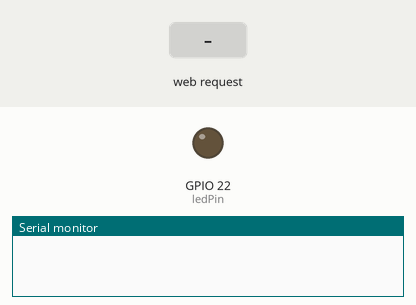
This sketch was run on a simulated ESP32. Shown: output pins drawn as LEDs (lit = HIGH), the last lines printed to the serial monitor. Inputs (shaded band) come from the test bench.

Above: at 1.2 s.
1.3 s: HTTP request GET /?v=1 received
At 1.6 s:
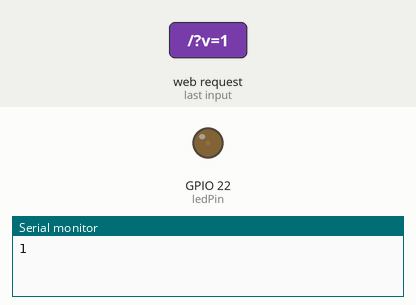
2.8 s: HTTP request GET /?v=120 received
At 3.9 s:
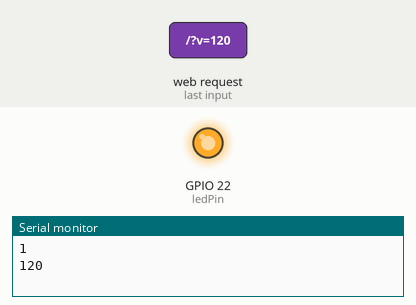
Timing chart, 0 to 5.8 s (numbered marks = the images above; inputs shaded):
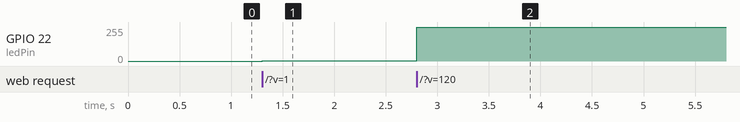

Measured:
- after the input at 1.3 s, GPIO 22 (ledPin): 0/255 → 2/255 at once
- after the input at 2.8 s, GPIO 22 (ledPin): 2/255 → 255/255 at once

The sketch:

httpSlider-Client-sync.ino
```cpp
#include <Arduino.h>

const int ledPin = 22;

// setting PWM properties
const int freq = 5000;
const int ledChannel = 0;
const int resolution = 8;


char * HOSTNAME = "test12345";
char * WifiPASS = "";

#include <WiFi.h>
#include <WebServer.h>


WebServer server(80);


void setup() {
    Serial.begin(115200);


    ledcSetup(ledChannel, freq, resolution);

  // attach the channel to the GPIO to be controlled
  ledcAttachPin(ledPin, ledChannel);


    // Start Wifi AP
    WiFi.mode(WIFI_AP_STA);
    WiFi.softAP(HOSTNAME, WifiPASS);


    // handle index -- HTTP Server


    server.on("/", []() {
      digitalWrite(21, 1);
      int v = server.arg("v").toInt();

      Serial.println(v);
      ledcWrite(ledChannel, map(v, 0, 100, 0, 255));

      server.send(200, "text/html", "<html><head><script>function foo(v){window.location.href=\"./?v=\" + v}</script></head><body><input type='range' max='100' min=\"0\" onchange='foo(this.value)' id='theText'></body><script>document.getElementById(\"theText\").value=parseInt(window.location.search.replace(\"?v=\",\"\"))</script><html>");
    });


    server.begin();

}

void loop() {
    server.handleClient();
}
```
